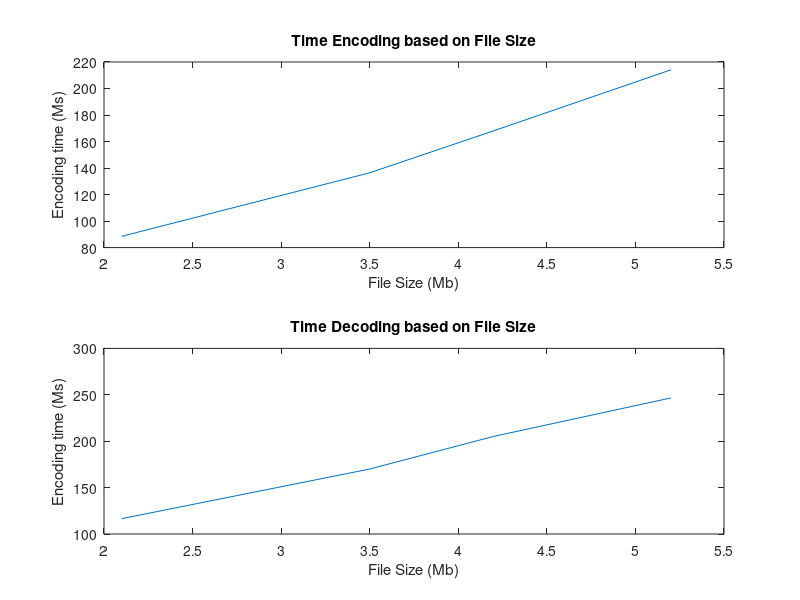
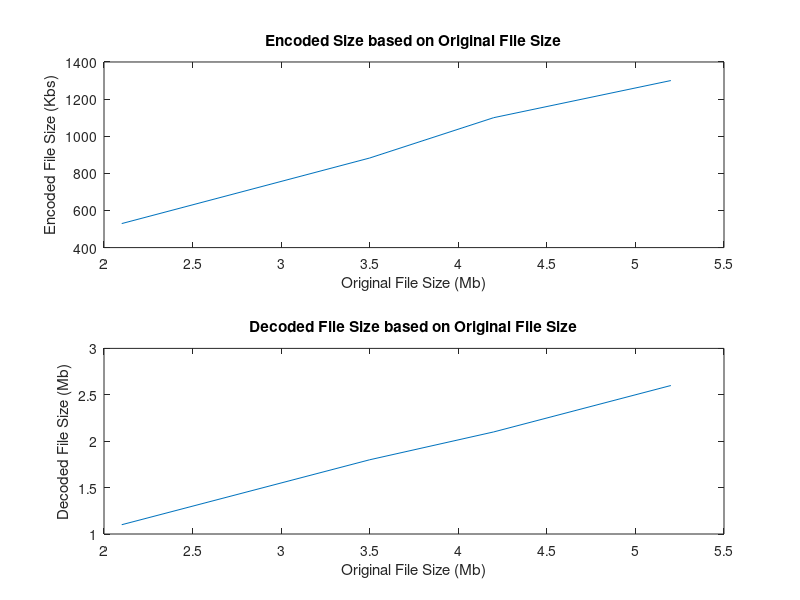

The MATLAB source for these figures, in order:
%% Settings:
% Block Size: 1024
%  - Number of Channels: 1
%  - Sample Rate: 44100
%  - Quantization Levels: 8
%  - Dct Frac: 0.2
fileNames = ['sample.wav', 'sample03.wav', 'sample06.wav', 'sample01.wav'];
fileSizes = [2.1, 3.5, 4.2, 5.2];    % in mb
timeEncoding = [88.518, 136.423, 168.102, 214.068];  % in ms
timeDecoding = [116.541, 170.022, 205.185, 246.608];  % in ms
encodedFileSize = [529.4, 882.7, 1100, 1300];   % in kbs
decodedFileSize = [1.1, 1.8, 2.1, 2.6];   % in mb

figure(1);
subplot(2, 1, 1);
plot(fileSizes, timeEncoding);
hold on
title('Time Encoding based on File Size');
xlabel('File Size (Mb)');
ylabel('Encoding time (Ms)');
hold off

subplot(2, 1, 2);
plot(fileSizes, timeDecoding);
hold on
title('Time Decoding based on File Size');
xlabel('File Size (Mb)');
ylabel('Encoding time (Ms)');
hold off

figure(2);
subplot(2, 1, 1);
plot(fileSizes, encodedFileSize);
hold on
title('Encoded Size based on Original File Size');
xlabel('Original File Size (Mb)');
ylabel('Encoded File Size (Kbs)');
hold off

subplot(2, 1, 2);
plot(fileSizes, decodedFileSize);
hold on
title('Decoded File Size based on Original File Size');
xlabel('Original File Size (Mb)');
ylabel('Decoded File Size (Mb)');
hold off

avgEncodedRate = encodedFileSize ./ (fileSizes.*1000);
avgEncodedRate = mean(-(avgEncodedRate - 1));
avgDecodedRate = decodedFileSize ./ fileSizes;
avgDecodedRate = mean(-(avgDecodedRate - 1));
fprintf('The reduction in the encoded file size, compared to the original is %.f %%\n', avgEncodedRate*100);
fprintf('The reduction in the resulting audio file size, compared to the original is %.f %%\n', avgDecodedRate*100);